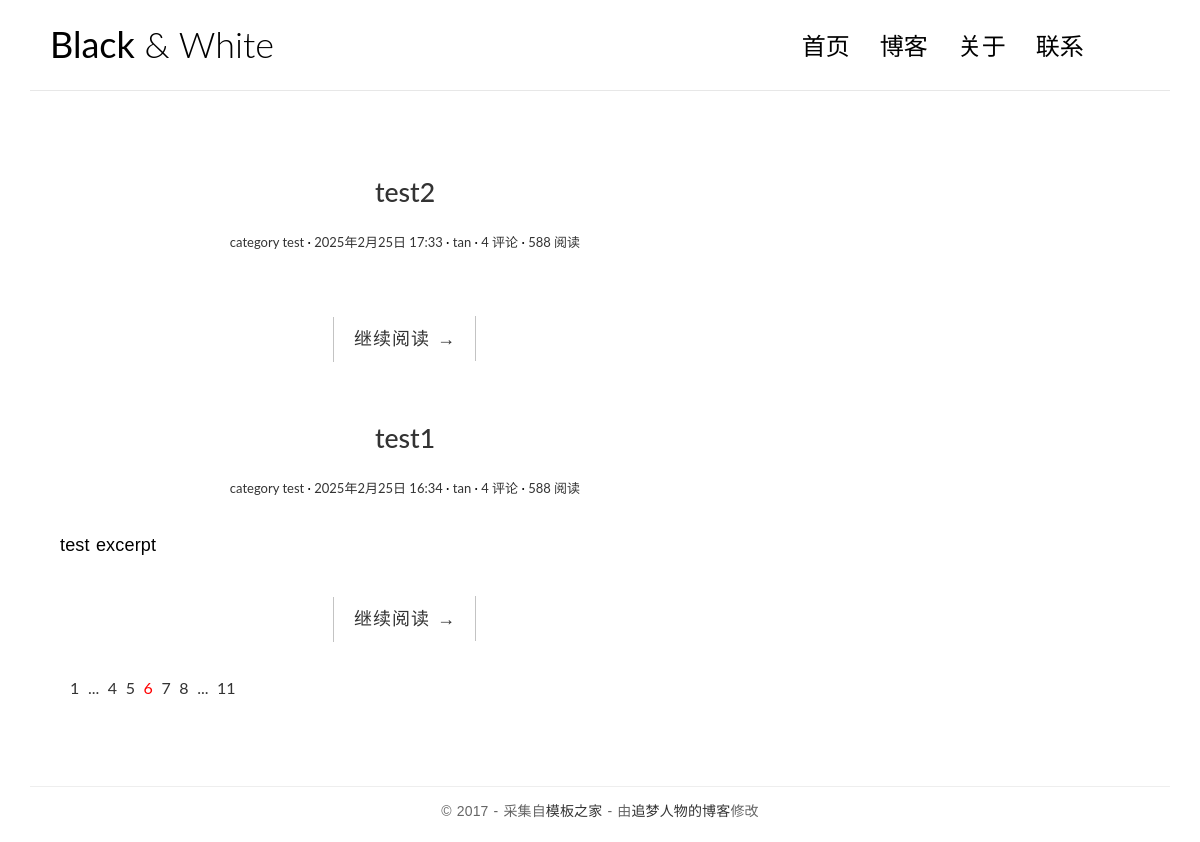
/blog/, run on an earlier commit of the app's database.
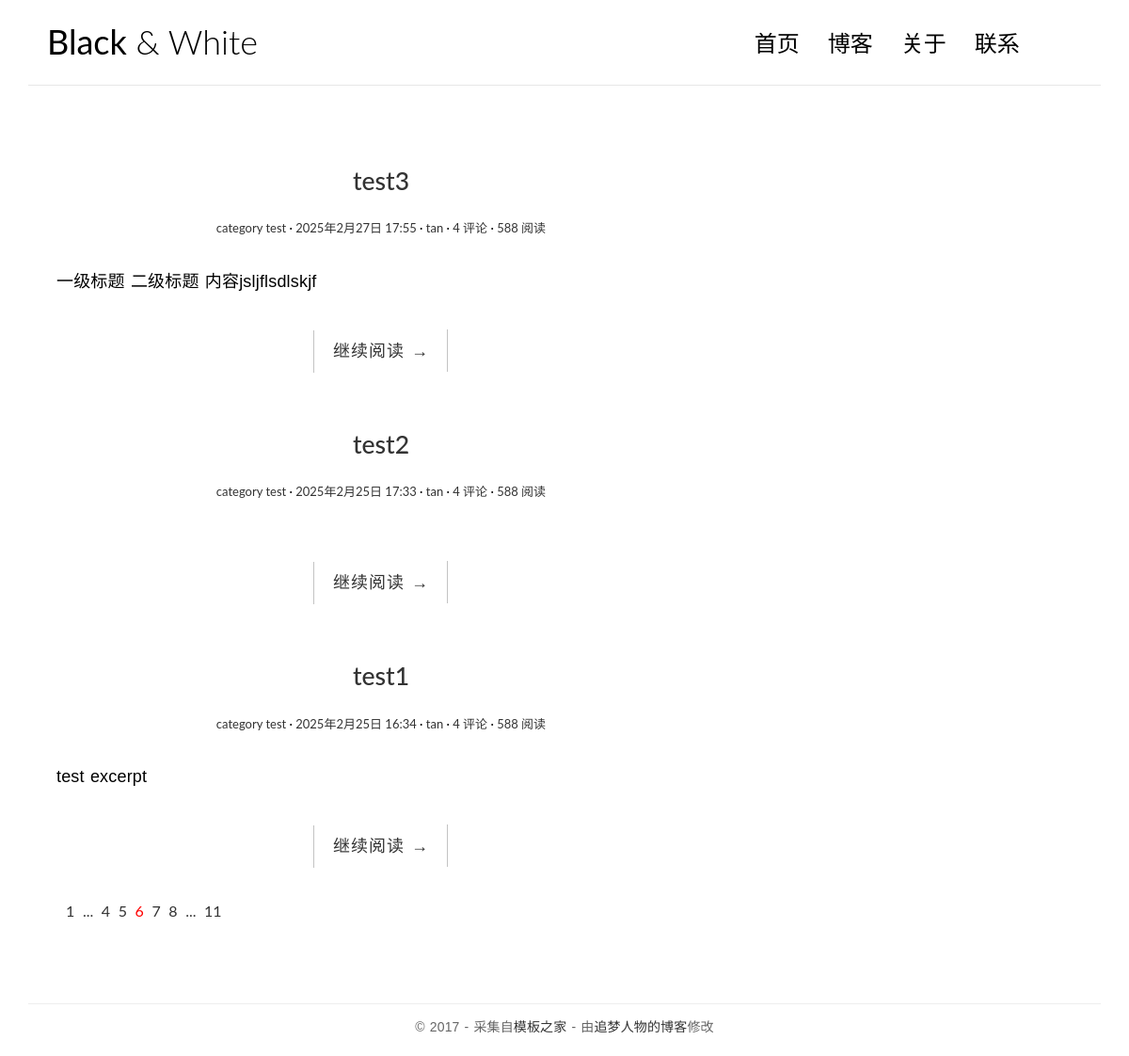
And on a later commit of the database.
### blog/models.py (models this page shows, shortened)
class Post(models.Model):
    title = models.CharField(verbose_name='标题',max_length=70)
    body = models.TextField(verbose_name='正文')
    created_time = models.DateTimeField(verbose_name='创建时间', default=timezone.now)
    modified_time = models.DateTimeField(verbose_name='修改时间')
    excerpt = models.CharField(verbose_name='摘要',max_length=200, blank=True)
    category = models.ForeignKey(Category,verbose_name='分类', on_delete=models.CASCADE)
    tags = models.ManyToManyField(Tag, verbose_name='标签',blank=True)
    author = models.ForeignKey(User, verbose_name='作者',on_delete=models.CASCADE)
    class Meta():
        verbose_name = '文章'
        verbose_name_plural = verbose_name
    def get_absolute_url(self):
        return reverse('blog:detail', kwargs={'pk': self.pk})

class Category(models.Model):
    name = models.CharField(max_length=100)
    class Meta():
        verbose_name = '分类'
        verbose_name_plural = verbose_name

### blog/views.py (the view)
# urls.py: path('blog/', views.index, name='index'),
def index(request):
    post_list = Post.objects.all().order_by('-created_time')
    return render(request,'blog/index.html',context={'post_list':post_list})

### templates/blog/index.html
{% extends 'base.html' %}
{% block main %}
    {% for post in post_list %}
    <article class="post post-{{post.pk}}">
        <header class="entry-header">
            <h1 class="entry-title">
                <a href="{{ post.get_absolute_url }}">{{ post.title }}</a>
            </h1>
            <div class="entry-meta">
                <span class="post-category"><a href="#">{{ post.category.name }}</a></span>
                <span class="post-date"><a href="#"><time class="entry-date"
                                                        datetime="2{{ post.created_time }}">{{ post.created_time }}</time></a></span>
                <span class="post-author"><a href="#">{{ post.author }}</a></span>
                <span class="comments-link"><a href="#">4 评论</a></span>
                <span class="views-count"><a href="#">588 阅读</a></span>
            </div>
        </header>
        <div class="entry-content clearfix">
            <p>{{ post.excerpt }}</p>
            <div class="read-more cl-effect-14">
                <a href="{{ post.get_absolute_url }}" class="more-link">继续阅读 <span class="meta-nav">→</span></a>
            </div>
        </div>
    </article>
    {% empty %}
    <div class="no-post">暂时还没有发布的文章！</div>
    {% endfor %}
    <div class="pagination">
    <ul>
        <li><a href="">1</a></li>
        <li><a href="">...</a></li>
        <li><a href="">4</a></li>
        <li><a href="">5</a></li>
        <li class="current"><a href="">6</a></li>
        <li><a href="">7</a></li>
        <li><a href="">8</a></li>
        <li><a href="">...</a></li>
        <li><a href="">11</a></li>
    </ul>
    </div>
{% endblock main %}

### templates/base.html (shortened to what this page needs)
{% load static %}
<!DOCTYPE html>
<html>
<head>
    <link rel="stylesheet" href="{% static 'blog/css/bootstrap.min.css' %}">
    <link rel="stylesheet" href="http://code.ionicframework.com/ionicons/2.0.1/css/ionicons.min.css">
    <link rel="stylesheet" href="{% static 'blog/css/pace.css' %}">
    <link rel="stylesheet" href="css/custom.css">
</head>
<body>
<div class="container">
    <header id="site-header">
        <div class="row">
            <div class="col-md-4 col-sm-5 col-xs-8">
                <div class="logo">
                    <h1><a href="index.html"><b>Black</b> &amp; White</a></h1>
                </div>
            </div>
            <div class="col-md-8 col-sm-7 col-xs-4">
                <nav class="main-nav" role="navigation">
                    <div class="collapse navbar-collapse" id="bs-example-navbar-collapse-1">
                        <ul class="nav navbar-nav navbar-right">
                            <li class="cl-effect-11"><a href="index.html" data-hover="首页">首页</a></li>
                            <li class="cl-effect-11"><a href="full-width.html" data-hover="博客">博客</a></li>
                            <li class="cl-effect-11"><a href="about.html" data-hover="关于">关于</a></li>
                            <li class="cl-effect-11"><a href="contact.html" data-hover="联系">联系</a></li>
                        </ul>
                    </div>
                </nav>
            </div>
        </div>
    </header>
</div>
<div class="content-body">
    <div class="container">
        <div class="row">
            <main class="col-md-8">
                {% block main %}
                {% endblock main %}
            </main>
            <aside class="col-md-4">
            </aside>
        </div>
    </div>
</div>
<footer id="site-footer">
    <div class="container">
        <div class="row">
            <div class="col-md-12">
                <p class="copyright">&copy 2017 - 采集自<a href="http://www.cssmoban.com/"
                                                        target="_blank" title="模板之家">模板之家</a>
                    - 由<a href="http://zmrenwu.com/" title="网页模板" target="_blank">追梦人物的博客</a>修改
                </p>
            </div>
        </div>
    </div>
</footer>
</body>
</html>

### blog/static/blog/css/custom.css (style rules this page uses)
* { outline: none; }
h1, h2, h3, h4, h5, h6 { margin-top: 0; }
b { font-weight: 400; }
a { color: #333; }
body { color: #444; font-family: 'Lato', sans-serif; }
p { font-family: 'Ubuntu', sans-serif; font-weight: 400; word-spacing: 1px; letter-spacing: 0.01em; }
#site-header { background-color: #FFF; padding: 25px 20px; margin-bottom: 40px; border-bottom: 1px solid #e7e7e7; }
.logo h1 a { color: #000; }
.logo h1 { margin: 0; font-family: 'Lato', sans-serif; font-weight: 300; }
.main-nav { margin-top: 11px; max-width: 95%; }
.main-nav a { color: #000000 !important; padding: 0 0 5px 0 !important; margin-right: 30px; font-family: 'Lato', sans-serif; font-weight: 300; font-size: 24px; }
.cl-effect-11 a { padding: 10px 0; color: #0972b4; text-shadow: none; }
.cl-effect-11 a::before { position: absolute; top: 0; left: 0; overflow: hidden; padding: 0 0 5px 0 !important; max-width: 0; border-bottom: 1px solid #000; color: #000; content: attr(data-hover); white-space: nowrap; -webkit-transition: max-width 0.5s; -moz-transition: max-width 0.5s; transition: max-width 0.5s; }
.content-body { padding-bottom: 4em; }
.post { background: #fff; padding: 30px 30px 0; }
.entry-title { text-align: center; font-size: 1.9em; margin-bottom: 20px; line-height: 1.6; padding: 10px 20px 0; }
.entry-meta { text-align: center; color: #DDDDDD; font-size: 13px; margin-bottom: 30px; }
.entry-content { font-size: 18px; line-height: 1.9; font-weight: 300; color: #000; }
.post-category::after, .post-date::after, .post-author::after, .comments-link::after { content: ' ·'; color: #000; }
.read-more { font-family: 'Ubuntu', sans-serif; font-weight: 400; word-spacing: 1px; letter-spacing: 0.01em; text-align: center; margin-top: 20px; }
.cl-effect-14 a { padding: 0 20px; height: 45px; line-height: 45px; position: relative; display: inline-block; margin: 15px 25px; letter-spacing: 1px; font-weight: 400; text-shadow: 0 0 1px rgba(255, 255, 255, 0.3); }
.cl-effect-14 a::before, .cl-effect-14 a::after { position: absolute; width: 45px; height: 1px; background: #C3C3C3; content: ''; -webkit-transition: all 0.3s; -moz-transition: all 0.3s; transition: all 0.3s; pointer-events: none; }
.cl-effect-14 a::before { top: 0; left: 0; -webkit-transform: rotate(90deg); -moz-transform: rotate(90deg); transform: rotate(90deg); -webkit-transform-origin: 0 0; -moz-transform-origin: 0 0; transform-origin: 0 0; }
.cl-effect-14 a::after { right: 0; bottom: 0; -webkit-transform: rotate(90deg); -moz-transform: rotate(90deg); transform: rotate(90deg); -webkit-transform-origin: 100% 0; -moz-transform-origin: 100% 0; transform-origin: 100% 0; }
#site-footer { padding-top: 10px; padding: 0 0 1.5em 0; }
.copyright { text-align: center; padding-top: 1em; margin: 0; border-top: 1px solid #eee; color: #666; }
.pagination ul { list-style: none; }
.pagination ul li { display: inline-block; font-size: 16px; margin-right: 5px; }
.current a { color: red; }

What changed in the data, as far as the page shows it:
added Post: title "test3", category.name "category test", created_time "2025年2月27日 17:55", author "tan", excerpt "一级标题 二级标题 内容jsljflsdlskjf"
